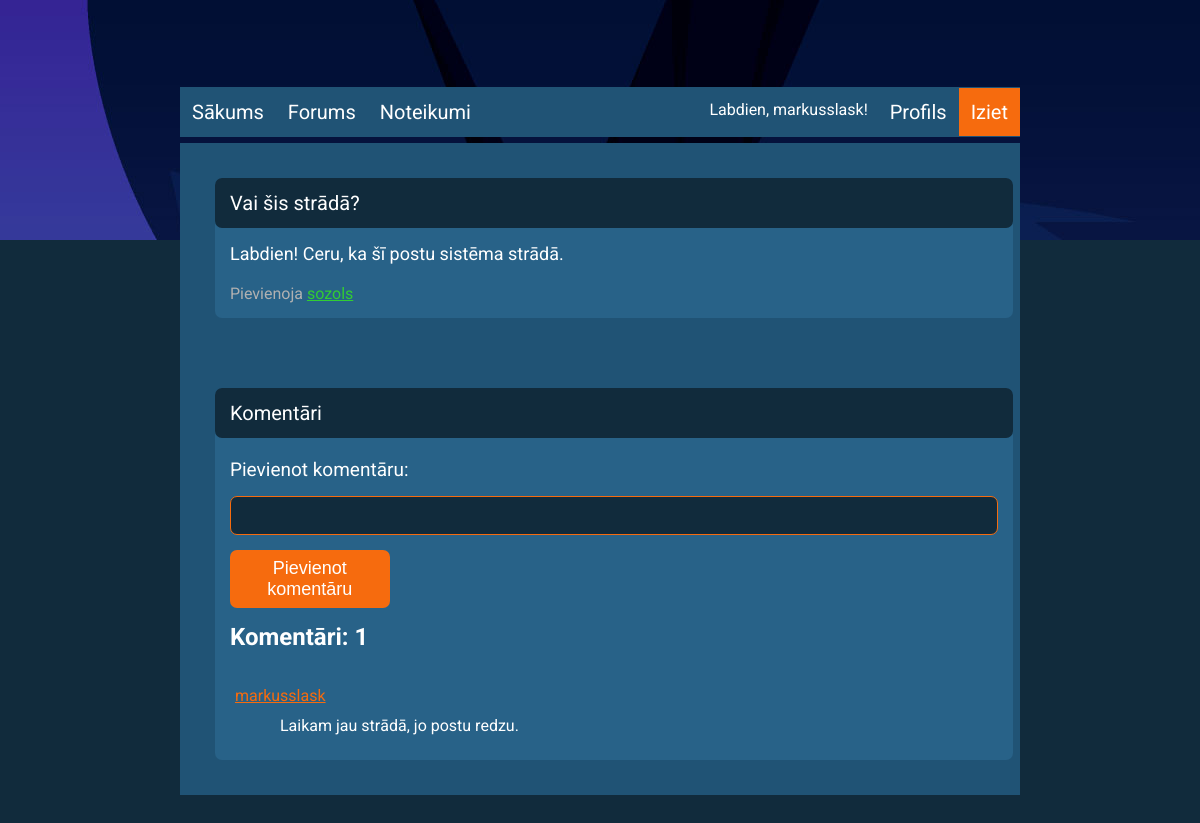
Screenshot of /post.php?postid=1 (signed in) with the database file from the repository.
### tables this page shows
CREATE TABLE `posts` (
  `post_id` int(11) NOT NULL,
  `post_title` varchar(255) NOT NULL,
  `post_content` text NOT NULL,
  `author_id` int(11) NOT NULL,
  `date` date NOT NULL DEFAULT current_timestamp()
);

CREATE TABLE `user` (
  `id` int(11) NOT NULL,
  `firstname` varchar(32) NOT NULL,
  `lastname` varchar(32) NOT NULL,
  `username` varchar(32) NOT NULL,
  `email` varchar(64) NOT NULL,
  `password` varchar(128) NOT NULL,
  `user_color` varchar(10) NOT NULL DEFAULT '#F66B0E'
);

CREATE TABLE `comments` (
  `comment_id` int(11) NOT NULL,
  `author_id` int(11) NOT NULL,
  `post_id` int(11) NOT NULL,
  `comment` varchar(255) NOT NULL
);

### post.php (the view, shortened to what this page needs)
<?php
$pdo = require 'database.php';
$postid = $_GET['postid'];
try{
    $sql = "SELECT post_title, post_content, author_id FROM posts WHERE post_id=:postid";
    $statement = $pdo->prepare($sql);
    $statement->execute(array(
        ':postid' => $postid
    ));
}catch(PDOException $e) {
    echo $e->getMessage();
    echo '<div class="alert alert-danger" role="alert">
    Datubāzes kļūda!
    </div>';
}
$post = $statement->fetchAll(PDO::FETCH_ASSOC);
$post_title = $post[0]['post_title'];
$post_content = $post[0]['post_content'];
$author_id = $post[0]['author_id'];
try{
    $sql = "SELECT id, username FROM user WHERE id=:userid";
    $statement = $pdo->prepare($sql);
    $statement->execute(array(
        ':userid' => $author_id
    ));
}catch(PDOException $e) {
    echo $e->getMessage();
    echo '<div class="alert alert-danger" role="alert">
    Datubāzes kļūda!
    </div>';
}
$user = $statement->fetchAll(PDO::FETCH_ASSOC);
$username = $user[0]['username'];
$profileid = $user[0]['id'];
?>
<!DOCTYPE html>
<html lang="en">
<head>
    <link rel="stylesheet" href="./stylesheets/style.css">
</head>
<body>
    <?php require './components/navigation.php'; ?>
    <div class="container">
        <div class="chat-widget" style="display: inline-block; margin: 35px;">
            <div class="widget-header">
                <p><?php echo $post_title ?></p>
            </div>
            <div class="widget-body">
                <div class="post-text">
                    <p><?php echo $post_content ?></p>
                </div>
                <div class="author-text">
                    <p>Pievienoja <a href="profile.php?profileid=<?php echo $profileid; ?>"><?php echo $username; ?></a></p>
                </div>
            </div>
        </div>
        <div class="chat-widget" style="display: inline-block; margin: 35px;">
            <div class="widget-header">
                <p>Komentāri</p>
            </div>
            <div class="widget-body">
                <?php if(isset($_SESSION['is-logged-in'])): ?>
                <div class="newpost">
                    <form action="" method="POST">
                        <label for="comment-text">Pievienot komentāru:</label>
                        <input type="text" name="comment-text" id="">
                        <button type="submit" id="submit-button" name="add-comment">Pievienot komentāru</button>
                    </form>
                </div>
                <?php else: ?>
                <div class="login-alert" style="margin-top: 20px;">
                    <p><a href="login.php">Ielogojies</a> lai pievienotu jaunus komentārus!</p>
                </div>
                <?php endif; ?>
                <div class="comments">
                    <?php include './components/loadcomments.php';  ?>
                </div>
            </div>
        </div>
    </div>
</body>
</html>

### components/loadcomments.php
<?php
$pdo = require 'database.php';
$postid = $_GET['postid'];
try{
    $sql = "SELECT comments.comment, comments.author_id, user.username, user.user_color FROM comments INNER JOIN user ON comments.author_id = user.id WHERE comments.post_id = :postid";
    $statement = $pdo->prepare($sql);
    $statement->execute(array(
        ':postid' => $postid
    ));
    $comments = $statement->fetchAll(PDO::FETCH_ASSOC);
    echo '<h2>Komentāri: '.sizeof($comments).'</h2>';
    for($i = 0; $i < sizeof($comments); $i++){
        echo '
        <div class="comment-block">
            <div class="comment-author">
                <a href="profile.php?profileid='.$comments[sizeof($comments) - $i - 1]['author_id'].'" style="color: '.$comments[sizeof($comments) - $i - 1]['user_color'].'">'.$comments[sizeof($comments) - $i - 1]['username'].'</a>
            </div>
            <div class="comment-content">
                <p>'.$comments[sizeof($comments) - $i - 1]['comment'].'</p>
            </div>
        </div>
        ';
    }
}catch(PDOException $e) {
    echo $e->getMessage();
    echo '<div class="alert alert-danger" role="alert">
    Datubāzes kļūda!
    </div>';
}
?>

### stylesheets/style.css (style rules this page uses)
:root { --primary-color: #112B3C; --secondary-color: #205375; --widget-color: #286288; --accent-color: #F66B0E; --text-color: #fff; }
* { margin: 0; padding: 0; box-sizing: border-box; }
body { background-color: var(--primary-color); font-family: 'Poppins', sans-serif; font-family: 'Roboto', sans-serif; }
.container { width: 70%; margin: 160px auto; background-color: var(--secondary-color); }
.chat-widget { width: 95%; margin: auto; background-color: var(--widget-color); border-radius: 7px; margin-bottom: 30px; }
.widget-header { background-color: var(--primary-color); width: 100%; height: 50px; border-radius: 7px; }
.widget-header p { font-size: 20px; color: var(--text-color); line-height: 50px; margin-left: 15px; }
#submit-button { cursor: pointer; width: 20%; font-size: 18px; border: none; background-color: var(--accent-color); }
.newpost form { display: flex; flex-direction: column; }
.newpost form label { margin-top: 20px; margin-left: 15px; font-size: 19px; color: var(--text-color); }
.newpost input, .newpost textarea { padding: 8px; border-radius: 7px; margin: 15px; background-color: var(--primary-color); color: var(--text-color); border: 1px solid var(--accent-color); font-size: 18px; }
.newpost button { padding: 8px; color: var(--text-color); margin-bottom: 15px; margin-left: 15px; border-radius: 7px; }
.post-text { margin: 15px; }
.post-text p { color: var(--text-color); font-size: 18px; }
.author-text { margin-top: 20px; margin-left: 15px; margin-bottom: 15px; }
.author-text p { color: rgb(177, 177, 177); }
.author-text a { color: limegreen; }
.comments h2 { margin-left: 15px; margin-bottom: 25px; color: var(--text-color); }
.comment-block { margin-left: 15px; margin-bottom: 25px; }
.comment-author a { line-height: 40px; color: limegreen; margin-left: 5px; }
.comment-content { margin-left: 50px; }
.comment-content p { color: var(--text-color); }

### rows the page displays
posts: post_title "Vai šis strādā?", post_content "Labdien! Ceru, ka šī postu sistēma strādā."
user: username "sozols"
comments: author.username "markusslask", comment "Laikam jau strādā, jo postu redzu."

### other values shown
$_SESSION['username'] "markusslask"
sizeof($comments) "1"
